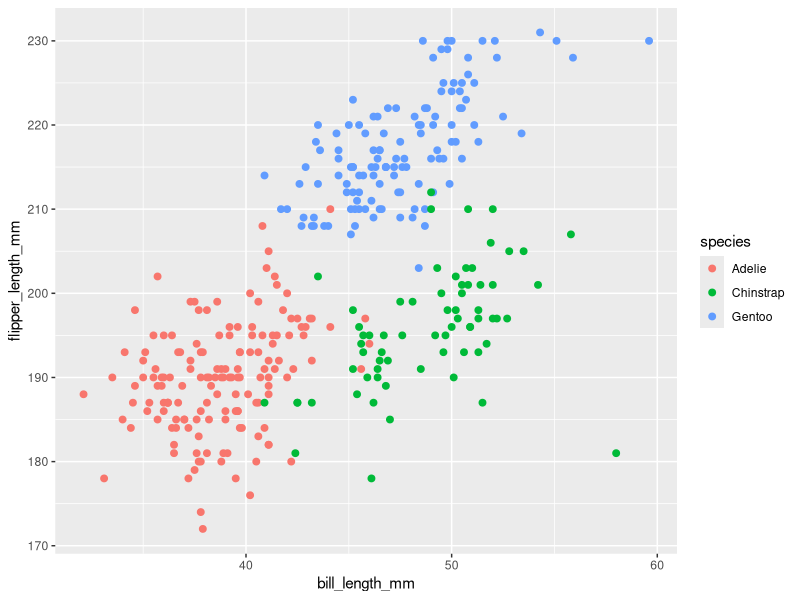
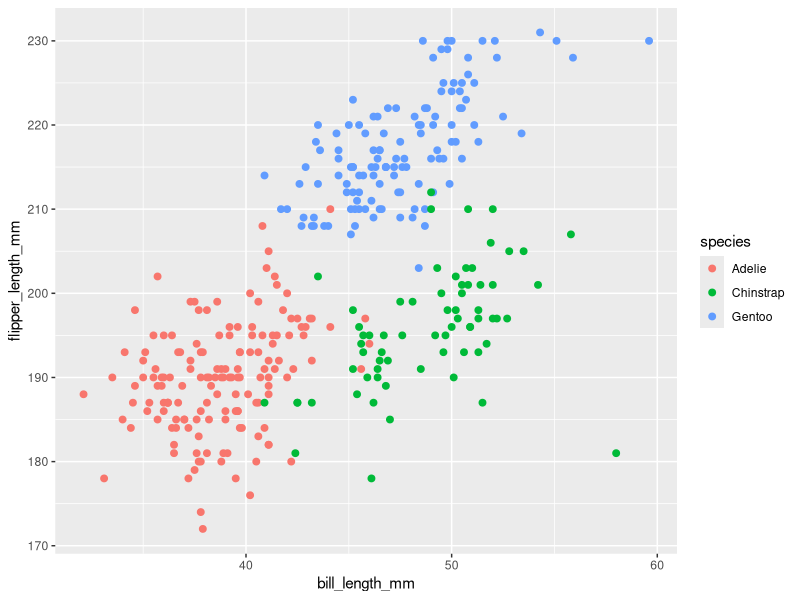

Write R code to recreate these figures, in order.
## ---- chunk 1
library(tidyverse)
library(palmerpenguins)
library(ggplot2)
## ---- chunk 2
mean(penguins[["flipper_length_mm"]], na.rm = TRUE)
## ---- chunk 3
ggplot(penguins, aes(x = bill_length_mm, y = flipper_length_mm, color = species)) + geom_point(size = 2)
## ---- chunk 4
ggsave("flipper_length_mm vs. bill_length_mm.png")
